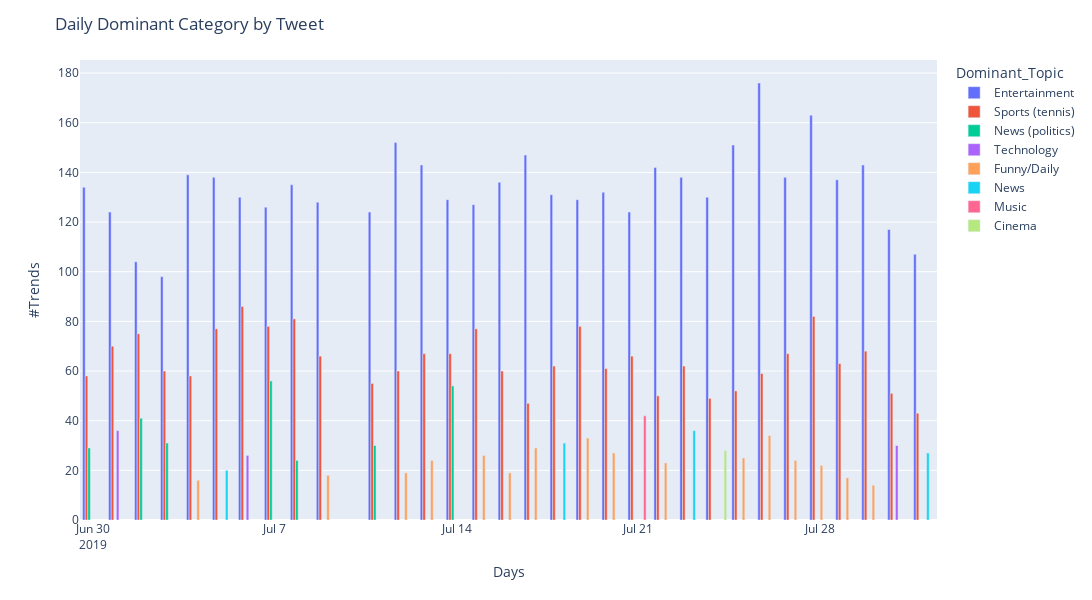

The code cell stored with this chart in its notebook:
### Code cell
import plotly.express as px

fig = px.bar(plot_df, x="trend_date", y="Frequency", color='Dominant_Topic', barmode='group',
             height=600, width=1800 )

fig.update_layout(title_text="Daily Dominant Category by Tweet")
# Set x-axis title
fig.update_xaxes(title_text="Days")
# Set y-axes titles
fig.update_yaxes(title_text="#Trends")

fig.write_image(os.path.join(MEDIA_PATH, "topic_by_time.png"))
fig.show()

### Figure 1 — Plotly figure (JSON) as saved in the notebook; plotly's stock layout.template omitted (floating-point values rounded to 4 significant figures)
{"data": [{"alignmentgroup": "True", "hovertemplate": "Dominant_Topic=Entertainment<br>trend_date=%{x}<br>Frequency=%{y}<extra></extra>", "legendgroup": "Entertainment", "marker": {"color": "#636efa"}, "name": "Entertainment", "offsetgroup": "Entertainment", "orientation": "v", "showlegend": true, "textposition": "auto", "type": "bar", "x": ["2019-06-30T00:00:00", "2019-07-01T00:00:00", "2019-07-02T00:00:00", "2019-07-03T00:00:00", "2019-07-04T00:00:00", "2019-07-05T00:00:00", "2019-07-06T00:00:00", "2019-07-07T00:00:00", "2019-07-08T00:00:00", "2019-07-09T00:00:00", "2019-07-11T00:00:00", "2019-07-12T00:00:00", "2019-07-13T00:00:00", "2019-07-14T00:00:00", "2019-07-15T00:00:00", "2019-07-16T00:00:00", "2019-07-17T00:00:00", "2019-07-18T00:00:00", "2019-07-19T00:00:00", "2019-07-20T00:00:00", "2019-07-21T00:00:00", "2019-07-22T00:00:00", "2019-07-23T00:00:00", "2019-07-24T00:00:00", "2019-07-25T00:00:00", "2019-07-26T00:00:00", "2019-07-27T00:00:00", "2019-07-28T00:00:00", "2019-07-29T00:00:00", "2019-07-30T00:00:00", "2019-07-31T00:00:00", "2019-08-01T00:00:00"], "xaxis": "x", "y": [134, 124, 104, 98, 139, 138, 130, 126, 135, 128, 124, 152, 143, 129, 127, 136, 147, 131, 129, 132, 124, 142, 138, 130, 151, 176, 138, 163, 137, 143, 117, 107], "yaxis": "y"}, {"alignmentgroup": "True", "hovertemplate": "Dominant_Topic=Sports (tennis)<br>trend_date=%{x}<br>Frequency=%{y}<extra></extra>", "legendgroup": "Sports (tennis)", "marker": {"color": "#EF553B"}, "name": "Sports (tennis)", "offsetgroup": "Sports (tennis)", "orientation": "v", "showlegend": true, "textposition": "auto", "type": "bar", "x": ["2019-06-30T00:00:00", "2019-07-01T00:00:00", "2019-07-02T00:00:00", "2019-07-03T00:00:00", "2019-07-04T00:00:00", "2019-07-05T00:00:00", "2019-07-06T00:00:00", "2019-07-07T00:00:00", "2019-07-08T00:00:00", "2019-07-09T00:00:00", "2019-07-11T00:00:00", "2019-07-12T00:00:00", "2019-07-13T00:00:00", "2019-07-14T00:00:00", "2019-07-15T00:00:00", "2019-07-16T00:00:00", "2019-07-17T00:00:00", "2019-07-18T00:00:00", "2019-07-19T00:00:00", "2019-07-20T00:00:00", "2019-07-21T00:00:00", "2019-07-22T00:00:00", "2019-07-23T00:00:00", "2019-07-24T00:00:00", "2019-07-25T00:00:00", "2019-07-26T00:00:00", "2019-07-27T00:00:00", "2019-07-28T00:00:00", "2019-07-29T00:00:00", "2019-07-30T00:00:00", "2019-07-31T00:00:00", "2019-08-01T00:00:00"], "xaxis": "x", "y": [58, 70, 75, 60, 58, 77, 86, 78, 81, 66, 55, 60, 67, 67, 77, 60, 47, 62, 78, 61, 66, 50, 62, 49, 52, 59, 67, 82, 63, 68, 51, 43], "yaxis": "y"}, {"alignmentgroup": "True", "hovertemplate": "Dominant_Topic=News (politics)<br>trend_date=%{x}<br>Frequency=%{y}<extra></extra>", "legendgroup": "News (politics)", "marker": {"color": "#00cc96"}, "name": "News (politics)", "offsetgroup": "News (politics)", "orientation": "v", "showlegend": true, "textposition": "auto", "type": "bar", "x": ["2019-06-30T00:00:00", "2019-07-02T00:00:00", "2019-07-03T00:00:00", "2019-07-07T00:00:00", "2019-07-08T00:00:00", "2019-07-11T00:00:00", "2019-07-14T00:00:00"], "xaxis": "x", "y": [29, 41, 31, 56, 24, 30, 54], "yaxis": "y"}, {"alignmentgroup": "True", "hovertemplate": "Dominant_Topic=Technology<br>trend_date=%{x}<br>Frequency=%{y}<extra></extra>", "legendgroup": "Technology", "marker": {"color": "#ab63fa"}, "name": "Technology", "offsetgroup": "Technology", "orientation": "v", "showlegend": true, "textposition": "auto", "type": "bar", "x": ["2019-07-01T00:00:00", "2019-07-06T00:00:00", "2019-07-31T00:00:00"], "xaxis": "x", "y": [36, 26, 30], "yaxis": "y"}, {"alignmentgroup": "True", "hovertemplate": "Dominant_Topic=Funny/Daily<br>trend_date=%{x}<br>Frequency=%{y}<extra></extra>", "legendgroup": "Funny/Daily", "marker": {"color": "#FFA15A"}, "name": "Funny/Daily", "offsetgroup": "Funny/Daily", "orientation": "v", "showlegend": true, "textposition": "auto", "type": "bar", "x": ["2019-07-04T00:00:00", "2019-07-09T00:00:00", "2019-07-12T00:00:00", "2019-07-13T00:00:00", "2019-07-15T00:00:00", "2019-07-16T00:00:00", "2019-07-17T00:00:00", "2019-07-19T00:00:00", "2019-07-20T00:00:00", "2019-07-22T00:00:00", "2019-07-25T00:00:00", "2019-07-26T00:00:00", "2019-07-27T00:00:00", "2019-07-28T00:00:00", "2019-07-29T00:00:00", "2019-07-30T00:00:00"], "xaxis": "x", "y": [16, 18, 19, 24, 26, 19, 29, 33, 27, 23, 25, 34, 24, 22, 17, 14], "yaxis": "y"}, {"alignmentgroup": "True", "hovertemplate": "Dominant_Topic=News<br>trend_date=%{x}<br>Frequency=%{y}<extra></extra>", "legendgroup": "News", "marker": {"color": "#19d3f3"}, "name": "News", "offsetgroup": "News", "orientation": "v", "showlegend": true, "textposition": "auto", "type": "bar", "x": ["2019-07-05T00:00:00", "2019-07-18T00:00:00", "2019-07-23T00:00:00", "2019-08-01T00:00:00"], "xaxis": "x", "y": [20, 31, 36, 27], "yaxis": "y"}, {"alignmentgroup": "True", "hovertemplate": "Dominant_Topic=Music<br>trend_date=%{x}<br>Frequency=%{y}<extra></extra>", "legendgroup": "Music", "marker": {"color": "#FF6692"}, "name": "Music", "offsetgroup": "Music", "orientation": "v", "showlegend": true, "textposition": "auto", "type": "bar", "x": ["2019-07-21T00:00:00"], "xaxis": "x", "y": [42], "yaxis": "y"}, {"alignmentgroup": "True", "hovertemplate": "Dominant_Topic=Cinema<br>trend_date=%{x}<br>Frequency=%{y}<extra></extra>", "legendgroup": "Cinema", "marker": {"color": "#B6E880"}, "name": "Cinema", "offsetgroup": "Cinema", "orientation": "v", "showlegend": true, "textposition": "auto", "type": "bar", "x": ["2019-07-24T00:00:00"], "xaxis": "x", "y": [28], "yaxis": "y"}], "layout": {"barmode": "group", "height": 600, "legend": {"title": {"text": "Dominant_Topic"}, "tracegroupgap": 0}, "margin": {"t": 60}, "title": {"text": "Daily Dominant Category by Tweet"}, "width": 1800, "xaxis": {"anchor": "y", "domain": [0, 1], "title": {"text": "Days"}}, "yaxis": {"anchor": "x", "domain": [0, 1], "title": {"text": "#Trends"}}}}
